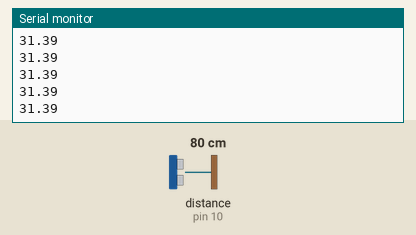
The sketch below on a simulated Arduino Uno, built with avr-gcc and run on an emulated ATmega328P. Shown: the last lines printed to the serial monitor. Wiring (inferred from the names in the program): ultrasonic range finder: trigger pin 11; echo pin 10. The test bench sets the inputs (shaded band); at power-on: distance to the obstacle (sensor on pin 10) 80 cm. The echo pulse lasts 58.3 µs per cm.

Above: at 1.2 s.
1.3 s: distance to the obstacle (sensor on pin 10) set to 2 cm
At 1.72 s:
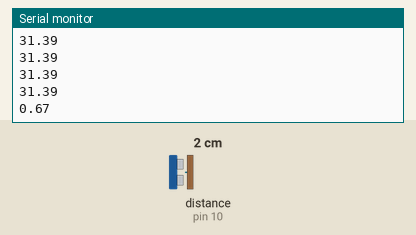
2.8 s: distance to the obstacle (sensor on pin 10) set to 4 cm
At 2.97 s:
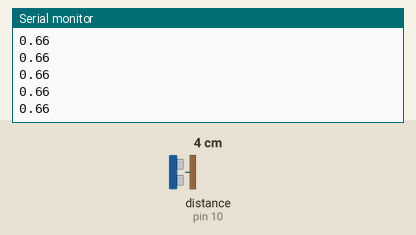
Timing chart, 0 to 5.8 s (numbered marks = the images above; inputs shaded):
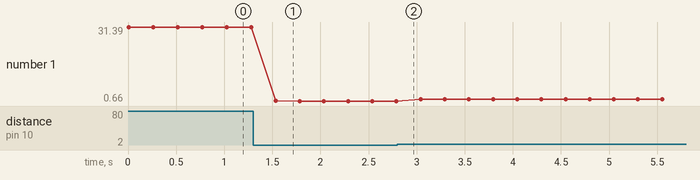

The sketch:

ultrasonic-imu-test.ino
```cpp
int echoPin = 10;    // Echo
int trigPin = 11;    // Trigger

float inchesX = 0;
float inchesY = 0;

void setup() {
  //Serial Port begin
  Serial.begin (9600);
  //Define inputs and outputs
  pinMode(trigPin, OUTPUT);
  pinMode(echoPin, INPUT);
  // Define method to call when something is recieved
}

void loop() {

  // The sensor is triggered by a HIGH pulse of 10 or more microseconds.
  // Give a short LOW pulse beforehand to ensure a clean HIGH pulse:
  digitalWrite(trigPin, LOW);
  delayMicroseconds(5);
  digitalWrite(trigPin, HIGH);
  delayMicroseconds(10);
  digitalWrite(trigPin, LOW);

  // Read the signal from the sensor: a HIGH pulse whose
  // duration is the time (in microseconds) from the sending
  // of the ping to the reception of its echo off of an object.
  pinMode(echoPin, INPUT);
  float durationX = pulseIn(echoPin, HIGH);
  inchesX = (durationX/2) / 74;   // Divide by 74 or multiply by 0.0135

  Serial.println(inchesX);
  delay(250);
}
```

Measured:
- after the input at 1.3 s, the serial monitor: prints a new line after 0.23 s (image 1)
- plotted number 1: 31.39 → 0.66 after the input at 1.3 s, 0.66 → 1.45 after the input at 2.8 s
